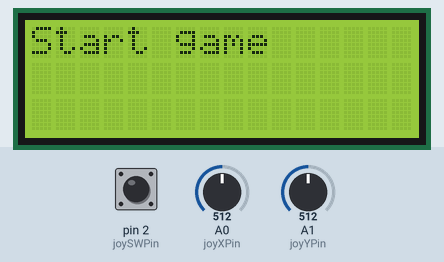
This sketch was run on a simulated Arduino Uno, built with avr-gcc and run on an emulated ATmega328P. Shown: 16×3 character LCD. Inputs (shaded band) come from the test bench; at power-on: A0 (joyXPin) = 512, pin 2 (joySWPin) HIGH, A1 (joyYPin) = 512. EEPROM starts erased.

Above: at 4.6 s.
4.7 s: A0 (joyXPin) set to 587
6.2 s: A0 (joyXPin) set to 618
At 7.2 s:
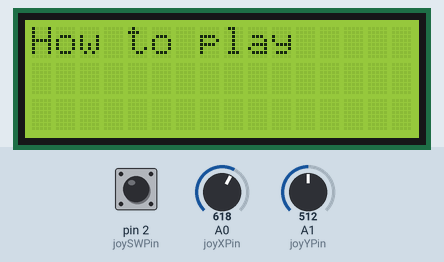
7.7 s: pin 2 (joySWPin) pulled LOW for 0.15 s
At 8.4 s:
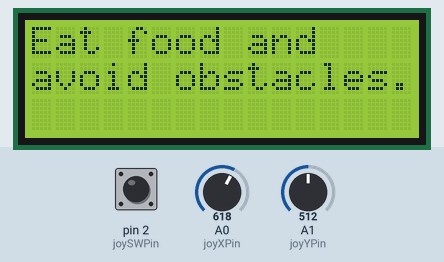
Timing chart, 0 to 10.7 s (numbered marks = the images above; inputs shaded):
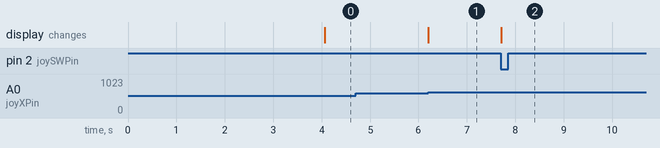

Measured:
- the behaviour switches between 600 and 601 on A0 (joyXPin) (found by bisection; images 0 and 1)
- after the input at 4.7 s, every drawn part: stays the same
- after the input at 6.2 s, the display: changes at once (image 1)
- after the input at 7.7 s, the display: changes at once (image 2)

The sketch:

homework5.ino
```cpp
#include <LiquidCrystal.h>
#include <EEPROM.h>

const int lcdNumberOfColumns = 16;
const int lcdNumberOfRows = 3;

const byte rs = 9;
const byte en = 8;
const byte d4 = 7;
const byte d5 = 6;
const byte d6 = 5;
const byte d7 = 4;

const byte lcdContrastPin = 3;

LiquidCrystal lcd(rs, en, d4, d5, d6, d7);

byte lcdContrast;

const int joyXPin = A0;
const int joyYPin = A1;
const int joySWPin = 2;

const int joyLeftThreshold = 400;
const int joyRightThreshold = 600;

bool joyIsNeutral = true;
bool joySWState = HIGH;
bool joyPrevSWState = HIGH;

unsigned long lastjoySWPress = 0;
const int joySwPressThreshold = 800;

const int startGameMenuOption = 0;
const int highscoreMenuOption = 1;
const int settingsMenuOption = 2;
const int aboutMenuOption = 3;
const int howToPlayMenuOption = 4;

const int gameMenuIsLoading = -1;
const int gameMenuOptionOverflow = 5;
int currentMenuOption = gameMenuIsLoading;

int gameOpenedTimer;
const int welcomeMessageInterval = 4000;

int gameLevel = 1;
int highscore = 0;

bool enteredTheOptionFeatures = false;

void setup() {
  pinMode(lcdContrastPin, OUTPUT);

  lcd.begin(lcdNumberOfColumns, lcdNumberOfRows);
  lcd.print("Welcome!");

  EEPROM.update(0, highscore);
  analogWrite(lcdContrastPin, lcdContrast);
  pinMode(joySWPin, INPUT_PULLUP);
  analogWrite(lcdContrastPin, lcdContrast);

  gameOpenedTimer = millis();
}

void loop() {
  if(currentMenuOption == gameMenuIsLoading && millis() - gameOpenedTimer > welcomeMessageInterval)
  {
    currentMenuOption = startGameMenuOption;
    print();
  }

  int joyX = analogRead(joyXPin);
  int joyY = analogRead(joyYPin);

  if(joyX >= joyLeftThreshold && joyX <= joyRightThreshold && joyY >= joyLeftThreshold && joyY <= joyRightThreshold)
    joyIsNeutral = true;

  if (joyX > joyRightThreshold && joyIsNeutral && enteredTheOptionFeatures == false) {
    currentMenuOption--;
    if (currentMenuOption == gameMenuIsLoading){
      currentMenuOption = howToPlayMenuOption;
    }
    joyIsNeutral = false;
    print();
  }

  if (joyX < joyLeftThreshold && joyIsNeutral && enteredTheOptionFeatures == false) {
    currentMenuOption++;
    if (currentMenuOption == gameMenuOptionOverflow)
      currentMenuOption = startGameMenuOption;
    joyIsNeutral = false;
    print();

  }

  if(joyY < joyLeftThreshold && joyIsNeutral && enteredTheOptionFeatures == true) {
    enteredTheOptionFeatures = false;
    print();
  }

  if(joyY > joyRightThreshold && joyIsNeutral && enteredTheOptionFeatures == true) {
    enteredTheOptionFeatures = false;
    print();
  }

  joySWState = digitalRead(joySWPin);
  if(joySWState != joyPrevSWState){
    if(joySWState == LOW){
      enterTheOptionFeatures();
    }
    joyPrevSWState = joySWState;
  }
}

void print() {
  lcd.clear();
  if(currentMenuOption == startGameMenuOption)
    lcd.print("Start game");
  else if(currentMenuOption == highscoreMenuOption)
    lcd.print("Highscore");
  else if(currentMenuOption == settingsMenuOption)
    lcd.print("Settings");
  else if(currentMenuOption == aboutMenuOption)
    lcd.print("About");
  else if(currentMenuOption == howToPlayMenuOption)
    lcd.print("How to play");
}

void enterTheOptionFeatures() {
  lcd.clear();
  enteredTheOptionFeatures = true;
  if(currentMenuOption == startGameMenuOption) {
    gameLevel = 1;
    lcd.print("Game started!");
    delay(1000);
    lcd.clear();
    lcd.print("Congrats! You");
    goToNextLcdLine();
    lcd.print("reached score 20!");
  } else if(currentMenuOption == highscoreMenuOption) {
    highscore = EEPROM.read(0);
    lcd.print("Highscore: ");
    lcd.print(highscore);
  } else if(currentMenuOption == settingsMenuOption) {
    lcd.print("Settings Menu");
  } else if(currentMenuOption == aboutMenuOption) {
    lcd.print("Snake Game by");
    goToNextLcdLine();
    lcd.print("Vlad Melisa");
  } else if(currentMenuOption == howToPlayMenuOption) {
    lcd.print("Eat food and");
    goToNextLcdLine();
    lcd.print("avoid obstacles.");
  }
}

void goToNextLcdLine() {
  lcd.setCursor(0, 1);
}
```
